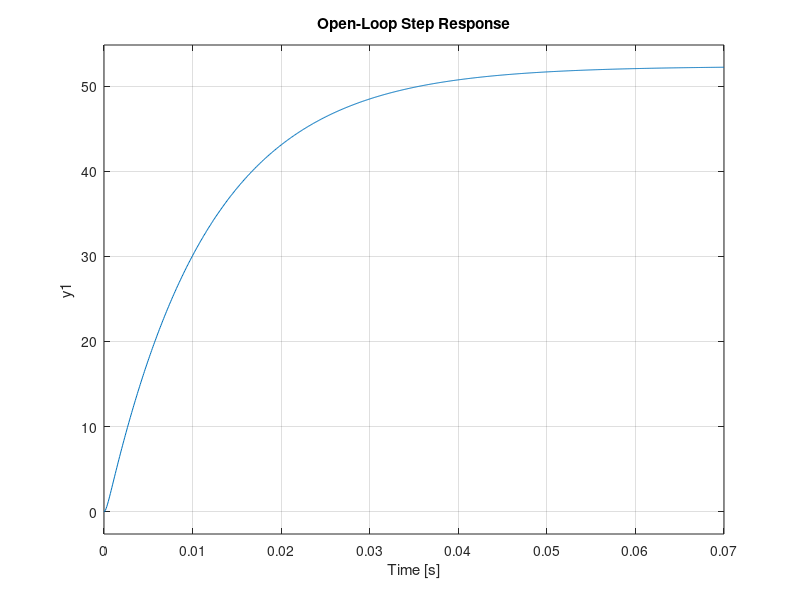

This chart was generated by the following MATLAB code: (Note: this script raises an error after producing the figure.)
clc; clear; close all;

%% === Motor Parameters ===
J = 0.000002;   % Rotor Inertia
B = 0.00001;    % Viscous Friction
L = 0.0005;     % Armature inductance
R = 2.0;        % Armature Resistance
K_t = 0.018;    % Torque Constant
K_e = 0.018;    % Back EMF constant

%% === Transfer Function of the Motor (Ω(s)/Ea(s)) ===
den = [(J * L), ((J * R) + (B * L)), ((B * R) + (K_e * K_t))];
num = [K_t];
G = tf(num, den)

%% === Open Loop Step Response ===
figure;
step(G);
grid on;
title('Open-Loop Step Response');
S = stepinfo(G)
dcg = dcgain(G)

%% === Bode Plot and Margins ===
figure;
bode(G);
grid on;
title('Open-Loop Bode Plot');
[GM, PM, wcg, wcp] = margin(G);
fprintf('Gain Margin = %.3g, Phase Margin = %.3g\n', GM, PM);

%% === Automated PID Control using pidtune ===
C_auto = pidtune(G, 'PID');
Kp = C_auto.Kp; Ki = C_auto.Ki; Kd = C_auto.Kd;

Tcl_auto = feedback(C_auto*G, 1);
figure;
step(Tcl_auto);
title('Closed-Loop Step Response (pidtune)');
grid on;
stepinfo(Tcl_auto)

%% === MANUAL TUNING (Ziegler–Nichols Time-Domain Sweep) ===
disp('=== Searching for Ku and Pu using time-domain sweep ===')

Ki2 = 0; Kd2 = 0;     % start with pure P control
Kp_values = logspace(2, 10, 40);   % range of Kp to test (10^2 to 10^10)
simT = 0.005;                       % total simulation time (seconds)
Ts = simT / 50000;                  % fine time resolution
t = 0:Ts:simT;
ref = ones(size(t));

best = struct('Ku', NaN, 'Pu', NaN, 'score', Inf);

for Kp2 = Kp_values
    C2 = pid(Kp2, Ki2, Kd2);
    sys_cl = feedback(C2 * G, 1);

    % Simulate closed-loop response
    y = lsim(sys_cl, ref, t);

    % Consider only steady portion
    idx0 = round(length(t) * 0.5);
    t_tail = t(idx0:end);
    y_tail = y(idx0:end);

    % Find peaks
    [pks, locs] = findpeaks(y_tail, t_tail, 'MinPeakProminence', 1e-6);
    if length(pks) < 6
        continue;  % not enough oscillations yet
    end

    % Take last 8 peaks
    N = min(8, length(pks));
    pksN = pks(end-N+1:end);
    locsN = locs(end-N+1:end);

    % Compute slope of amplitude vs time (close to 0 = sustained)
    p = polyfit(locsN, pksN, 1);
    slope = p(1);
    cov_amp = std(pksN) / mean(pksN);

    % Lower score = closer to constant oscillation
    score = abs(slope) + 10 * cov_amp;

    if score < best.score
        best.score = score;
        best.Ku = Kp2;
        best.Pu = mean(diff(locsN));
        best.slope = slope;
        best.cov = cov_amp;
    end
end

if ~isnan(best.Ku)
    fprintf('\nEstimated Ku = %.6g\nEstimated Pu = %.6g s\n', best.Ku, best.Pu);
else
    disp('Ku not found in the current range — try increasing upper limit of Kp_values.');
end

%% === Apply Ziegler–Nichols PID Formulas ===
if ~isnan(best.Ku)
    Ku = best.Ku;
    Pu = best.Pu;

    Kp_zn = 0.6 * Ku;
    Ki_zn = 2 * Kp_zn / Pu;
    Kd_zn = Kp_zn * Pu / 8;

    fprintf('\nZiegler–Nichols PID Gains:\n');
    fprintf('Kp = %.4g\nKi = %.4g\nKd = %.4g\n', Kp_zn, Ki_zn, Kd_zn);

    % Implement and Test ZN PID
    Czn = pid(Kp_zn, Ki_zn, Kd_zn);
    Tcl_zn = feedback(Czn * G, 1);

    figure;
    step(Tcl_zn);
    title('Closed-Loop Step Response (Ziegler–Nichols PID)');
    grid on;
    stepinfo(Tcl_zn)
end
